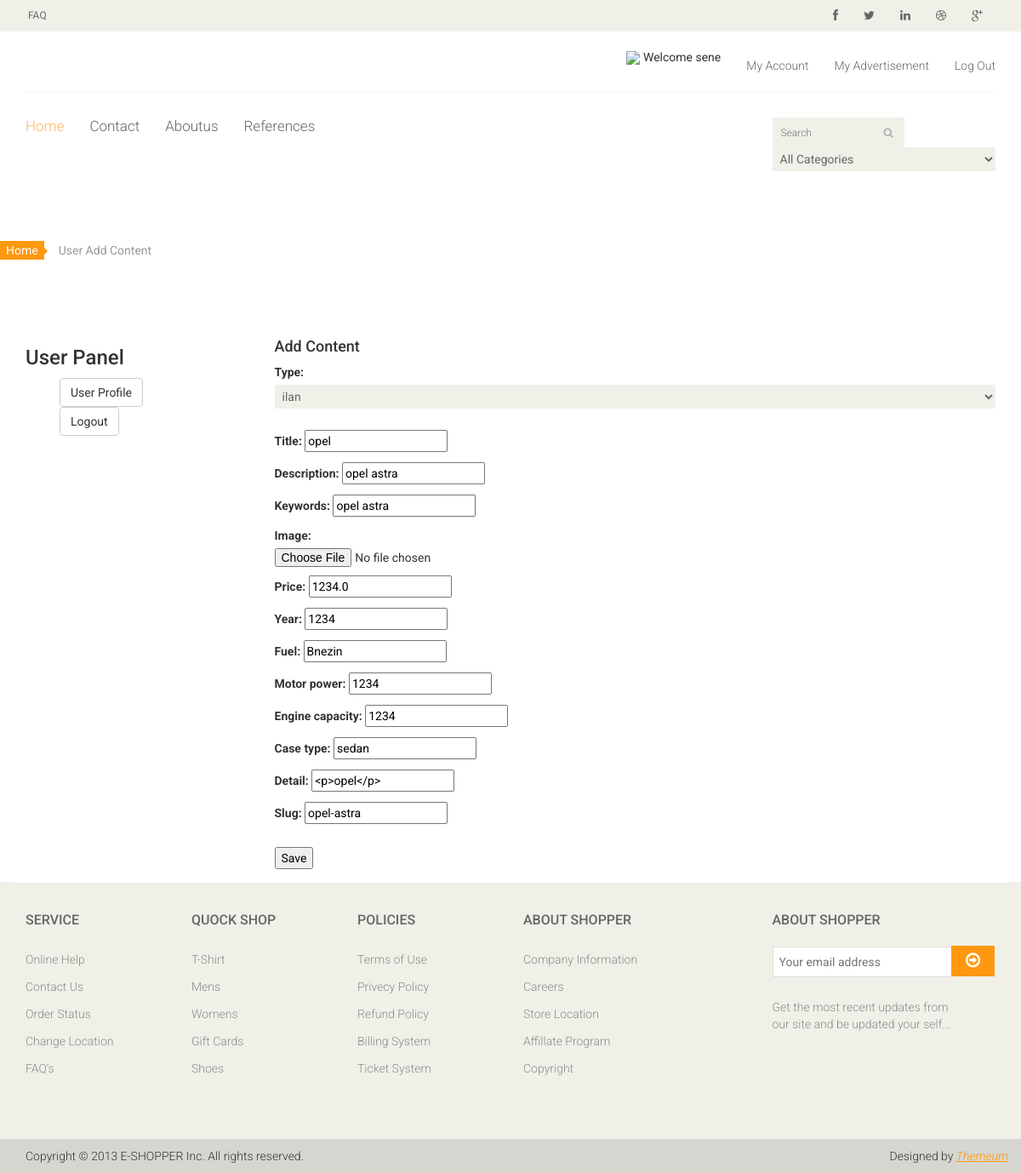
The app's page /user/contentedit/1 (signed in) with its own data.
### content/models.py (models this page shows, shortened)
class Content(models.Model):
    user=models.ForeignKey(User,on_delete=models.CASCADE,null=True)
    type = models.CharField(max_length=10, choices=TYPE)
    title = models.CharField(max_length=200)
    description = models.CharField(blank=True,max_length=300)
    keywords = models.CharField(blank=True,max_length=255)
    image = models.ImageField(blank=True,upload_to='images/')
    price = models.FloatField()
    year = models.IntegerField()
    fuel = models.CharField(max_length=50)
    motor_power = models.IntegerField()
    engine_capacity = models.IntegerField()
    case_type = models.CharField(max_length=50)
    detail = RichTextUploadingField()
    slug = models.SlugField(null=False, unique=True)
    status = models.CharField(max_length=10,choices=STATUS)
    create_at = models.DateTimeField(auto_now_add=True)
    update_at = models.DateTimeField(auto_now=True)

### user/views.py (the view)
# urls.py: path('contentedit/<int:id>', views.contentedit, name='contentedit'),
@login_required(login_url='/login')
def contentedit(request,id):
    content = Content.objects.get(id=id)
    if request.method == 'POST':
        form = ContentForm(request.POST, request.FILES, instance=content)
        if form.is_valid():
            form.save()
            messages.success(request, 'Your Content Updated Successfuly.')
            return HttpResponseRedirect('/user/contents')
        else:
            messages.warning(request, 'Content Form Error:' +str(form.errors))
            return HttpResponseRedirect('/user/contentedit/' +str(id))
    else:
        category = Category.objects.all()
        setting = Setting.objects.get(pk=1)
        menu = Menu.objects.all()
        form = ContentForm(instance=content)
        context = {
            'category': category,
            'menu': menu,
            'setting': setting,
            'form': form}
        return render(request, 'user_addcontent.html', context)

### user/templates/user_addcontent.html (shortened to what this page needs)
{%  extends "homebase.html" %}
{% block head %}
    {% load static %}
{% endblock %}
{% block content %}
    <div class="breadcrumbs">
				<ol class="breadcrumb">
				  <li><a href="#">Home</a></li>
				  <li class="active">User Add Content</li>
				</ol>
    </div>
    <div class="section">
        <div class="container">
            <div class="row">
                <div class="col-sm-3">
					{% include "user_panel.html" %}
				</div>
                <div class="col-sm-9">
                    <div>
                        <div class="login-form">
                            <h4 class="title">Add Content</h4>
                        </div>
                    </div>
                    <div class="content section">
                        <form method="POST" enctype="multipart/form-data">
                            <fieldset class="form-group">
                                {{ form.as_p }}
                            </fieldset>
                            <div class="form-group">
                                    <button type="submit" class="button light-blue">Save</button>
                            </div>
                        </form>
                    </div>
				</div>
            </div>
        </div>
    </div>
{% endblock %}

### home/templates/header.html (shortened to what this page needs)
{% load static %}
{% load mptt_tags %}
<header id="header">
		<div class="header_top">
			<div class="container">
				<div class="row">
					<div class="col-sm-6">
						<div class="contactinfo">
							<ul class="nav nav-pills">
								<li><a href="/faq"> FAQ</a></li>
							</ul>
						</div>
					</div>
					<div class="col-sm-6">
						<div class="social-icons pull-right">
							<ul class="nav navbar-nav">
								<li><a href="#"><i class="fa fa-facebook"></i></a></li>
								<li><a href="#"><i class="fa fa-twitter"></i></a></li>
								<li><a href="#"><i class="fa fa-linkedin"></i></a></li>
								<li><a href="#"><i class="fa fa-dribbble"></i></a></li>
								<li><a href="#"><i class="fa fa-google-plus"></i></a></li>
							</ul>
						</div>
					</div>
				</div>
			</div>
		</div>
		<div class="header-middle">
			<div class="container">
				<div class="row">
					<div class="col-sm-4">
					</div>
					<div class="col-sm-8">
						<div class="shop-menu pull-right">
							<ul class="nav navbar-nav">
                                {% if user.id is not None %}
                                <li class="dropdown"><img src="{{ request.session.userimage }}" style="height: 40px"> Welcome {{ user.first_name }}</a></li>
                                <li><a href="/user"></i> My Account</a></li>
                                <li><a href="/user/contents"></i>My Advertisement</a></li>
                                <li><a href="/logout"></i> Log Out</a></li>
                                {% else %}
								<li><a href="/login"></i> Login</a></li>
                                <li><a href="/signup"></i>Sign Up</a></li>
                                {%  endif %}
							</ul>
						</div>
					</div>
				</div>
			</div>
		</div>
		<div class="header-bottom">
			<div class="container">
				<div class="row">
					<div class="col-sm-9">
						<div class="mainmenu pull-left">
							<ul class="nav navbar-nav collapse navbar-collapse">
								<li><a href="/" class="active">Home</a></li>
								<li><a href="/contact">Contact</a></li>
                                <li><a href="/aboutus">Aboutus</a></li>
                                <li><a href="/references">References</a></li>
							</ul>
						</div>
					</div>
					<div class="col-sm-3">
                             <div class="search_box pull-right">
                                <form action="/search/" method="post">
                                <input id="query" name="query" class="input search-input" type="text" placeholder="Search">
                                {% load mptt_tags %}
                                <select name="catid"  class="input search-categories">
                                    <option value="0">All Categories</option>
                                </select>
                                </form>
                            </div>
					</div>
				</div>
			</div>
		</div>
	</header>

### home/static/css/main.css (style rules this page uses)
body { font-family: 'Roboto', sans-serif; background:; position: relative; font-weight:400px; }
ul li { list-style: none; }
a { -webkit-transition: 300ms; -moz-transition: 300ms; -o-transition: 300ms; transition: 300ms; }
h1, h2, h3, h4, h5, h6 { font-family: 'Roboto', sans-serif; }
.header_top { background: none repeat scroll 0 0 #F0F0E9; }
.contactinfo ul li:first-child { margin-left: -15px; }
.contactinfo ul li a { font-size: 12px; color: #696763; font-family: 'Roboto', sans-serif; }
.social-icons ul li a { border: 0 none; border-radius: 0; color: #696763; padding:0px; }
.social-icons ul li { display:inline-block; }
.social-icons ul li a i { padding: 11px 15px; transition: all 0.9s ease 0s; -moz-transition: all 0.9s ease 0s; -webkit-transition: all 0.9s ease 0s; -o-transition: all 0.9s ease 0s; }
.header-middle .container .row { border-bottom: 1px solid #f5f5f5; margin-left: 0; margin-right: 0; padding-bottom: 20px; padding-top: 20px; }
.header-middle .container .row .col-sm-4 { padding-left: 0; }
.header-middle .container .row .col-sm-8 { padding-right:0; }
.shop-menu ul li { display:inline-block; padding-left: 15px; padding-right: 15px; }
.shop-menu ul li:last-child { padding-right: 0; }
.shop-menu ul li a { background: #FFFFFF; color: #696763; font-family: 'Roboto', sans-serif; font-size: 14px; font-weight: 300; padding:0; padding-right: 0; margin-top: 10px; }
.header-bottom { padding-bottom: 30px; padding-top: 30px; }
.navbar-collapse.collapse { padding-left: 0; }
.mainmenu ul li { padding-right: 15px; padding-left: 15px; }
.mainmenu ul li:first-child { padding-left: 0px; }
.mainmenu ul li a { color: #696763; font-family: 'Roboto', sans-serif; font-size: 17px; font-weight: 300; padding: 0; padding-bottom: 10px; }
.mainmenu ul li a:hover, .mainmenu ul li a.active, .shop-menu ul li a.active { background:none; color:#fdb45e; }
.search_box input { background: #F0F0E9; border: medium none; color: #B2B2B2; font-family: 'roboto'; font-size: 12px; font-weight: 300; height: 35px; outline: medium none; padding-left: 10px; width: 155px; background-image: url(../images/home/searchicon.png); background-repeat: no-repeat; background-position: 130px; }
.breadcrumbs { position: relative; }
.breadcrumbs .breadcrumb { background:transparent; margin-bottom: 75px; padding-left: 0; }
.breadcrumbs .breadcrumb li a { background:#FE980F; color: #FFFFFF; padding: 3px 7px; }
.breadcrumbs .breadcrumb li a:after { content:""; height:auto; width: auto; border-width: 8px; border-style: solid; border-color:transparent transparent transparent #FE980F; position: absolute; top: 11px; left:48px; }
.breadcrumbs .breadcrumb > li + li:before { content: " "; }
.user_info input, select, textarea { background: #F0F0E9; border:0; color: #696763; padding: 5px; width: 100%; border-radius: 0; resize: none }

### records on screen
Content: type "ilan", title "opel", description "opel astra", keywords "opel astra", price "1234.0", year "1234", fuel "Bnezin", motor_power "1234", engine_capacity "1234", case_type "sedan", detail "<p>opel</p>", slug "opel-astra"

### other values on screen
{{ user.first_name }} "sene"
